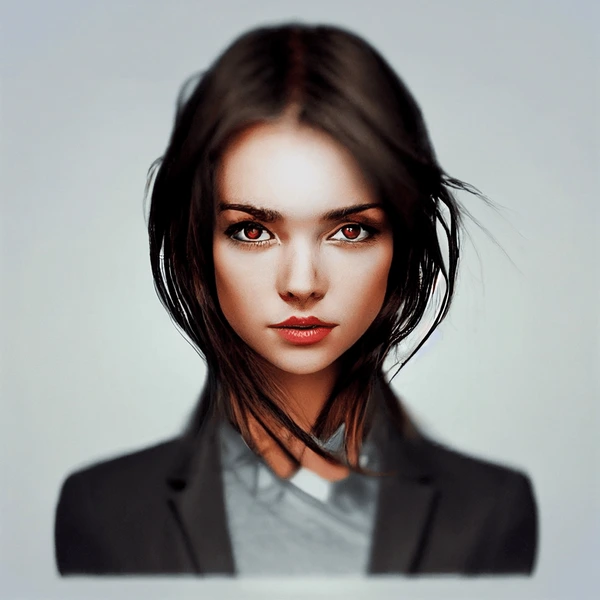
#> input picture first_tutorial/images/aayee_preety.jpg, 600 x 600 px
$ python detetct_edges.py
#> lines starting #> are read from the running program, lines starting #| are printed output that depends on the picture; after the words box and inside, x2 and y2 are one past the last pixel; in counts of white or black regions, pixels touching at a corner belong together
import cv2

image = cv2.imread("images/aayee_preety.jpg")
#> image is the input picture: shape (600, 600, 3); mean B, G, R 138.5, 139.8, 141.3

edges_detecter = cv2.Canny(image, 400, 100)
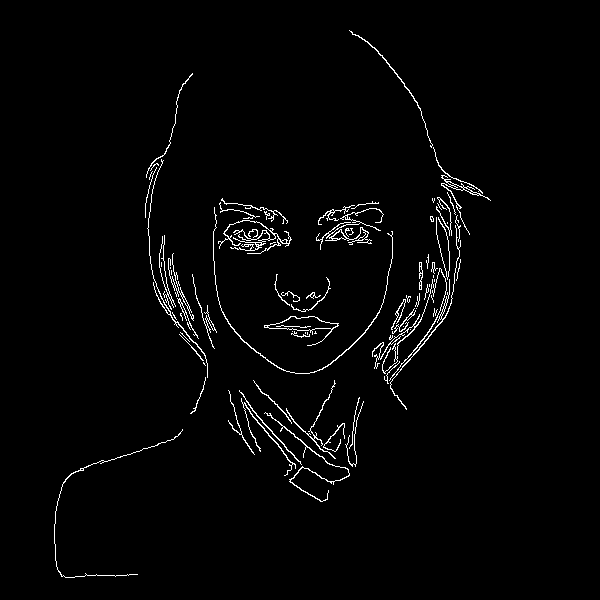
#> edges_detecter: shape (600, 600); 2% white in thin lines or dots, all inside (x1, y1, x2, y2) = (54, 30, 491, 578)


cv2.imshow("ayeeee", image)
cv2.imshow("detetct edges", edges_detecter)

cv2.waitKey(0)

$ run again, with first_tutorial/images/kris12.27.22ig1.jpg copied over first_tutorial/images/aayee_preety.jpg
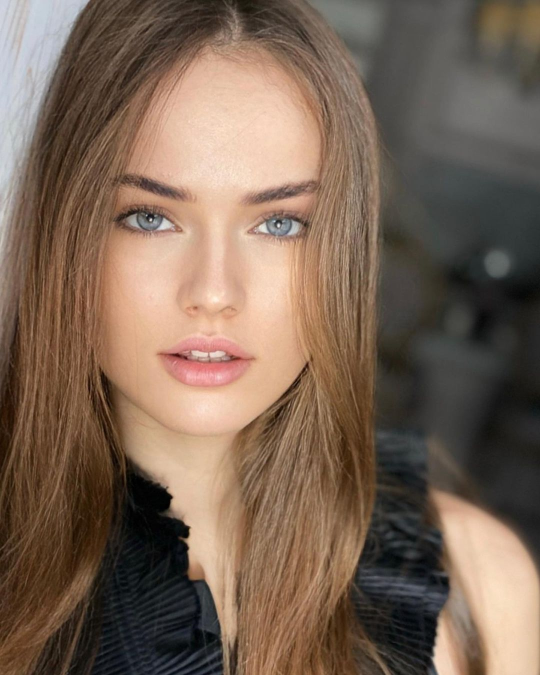
#> input picture first_tutorial/images/kris12.27.22ig1.jpg, 1080 x 1350 px (shown at 1/2 size)
#> image is the input picture: shape (1350, 1080, 3); mean B, G, R 85, 100.9, 122.1
#> `edges_detecter = cv2.Canny(image, 400, 100)`:
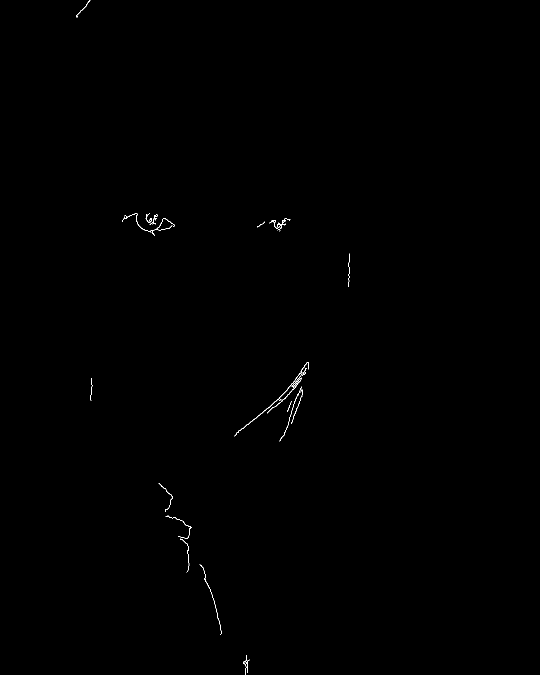
#> edges_detecter: shape (1350, 1080) (shown at 1/2 size); 0.14% white in thin lines or dots, all inside (x1, y1, x2, y2) = (153, 0, 699, 1350)

$ run again, with first_tutorial/images/contact us imagee.png saved as first_tutorial/images/aayee_preety.jpg
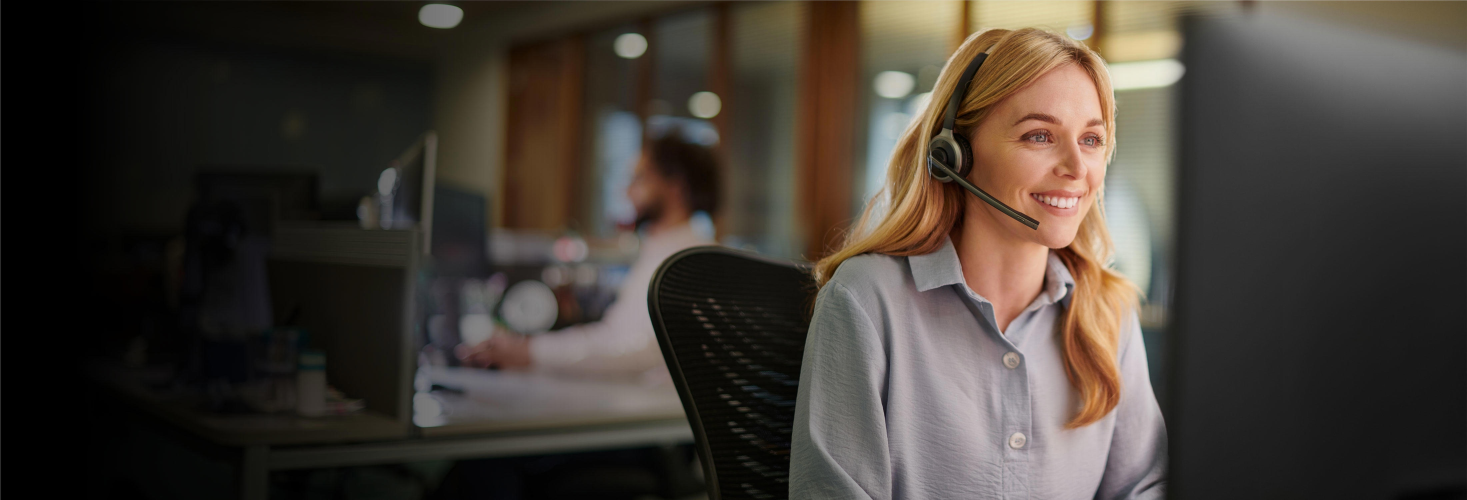
#> input picture first_tutorial/images/contact us imagee.png, 4400 x 1500 px (shown at 1/3 size)
#> image is the input picture: shape (1500, 4400, 3); mean B, G, R 53.4, 60.3, 67.4
#> `edges_detecter = cv2.Canny(image, 400, 100)`:
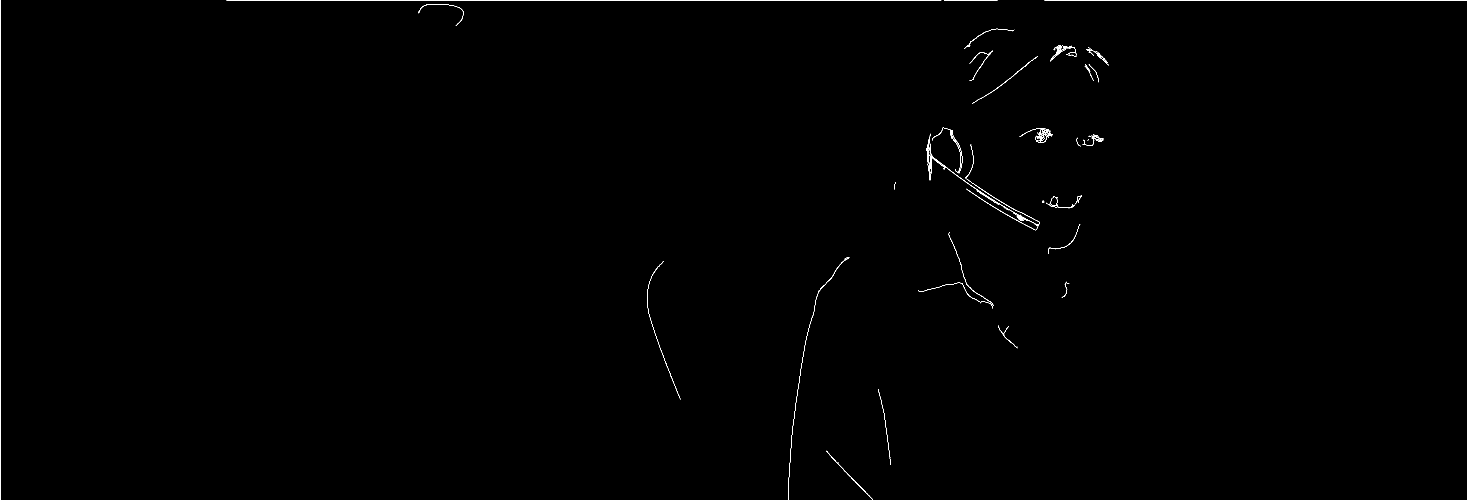
#> edges_detecter: shape (1500, 4400) (shown at 1/3 size); 0.21% white in thin lines or dots

$ run again, with first_tutorial/images/xDTRYSD5_66bs_1024.png saved as first_tutorial/images/aayee_preety.jpg
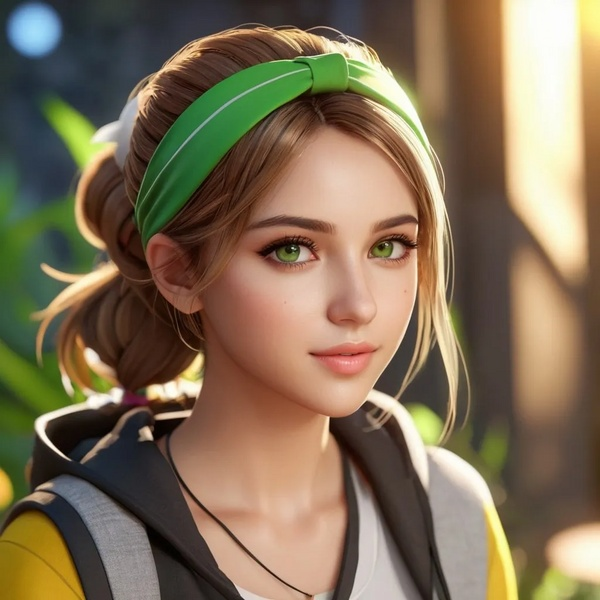
#> input picture first_tutorial/images/xDTRYSD5_66bs_1024.png, 600 x 600 px
#> image is the input picture: shape (600, 600, 3); mean B, G, R 86.2, 111.2, 128.8
#> `edges_detecter = cv2.Canny(image, 400, 100)`:
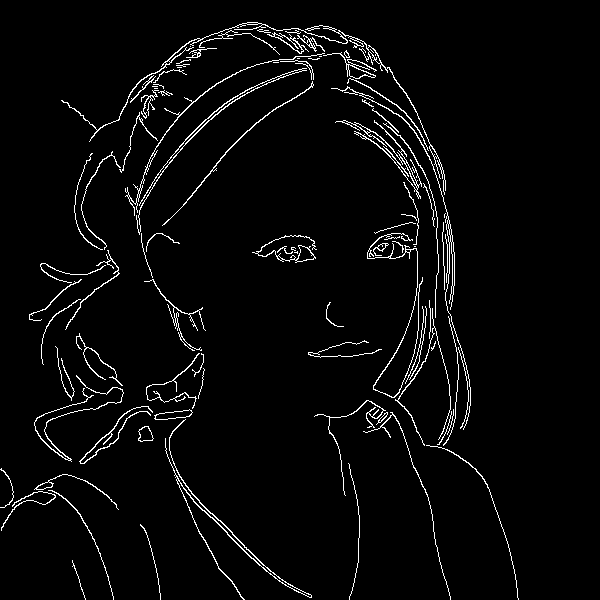
#> edges_detecter: shape (600, 600); 3.4% white in thin lines or dots, all inside (x1, y1, x2, y2) = (0, 22, 519, 600)
